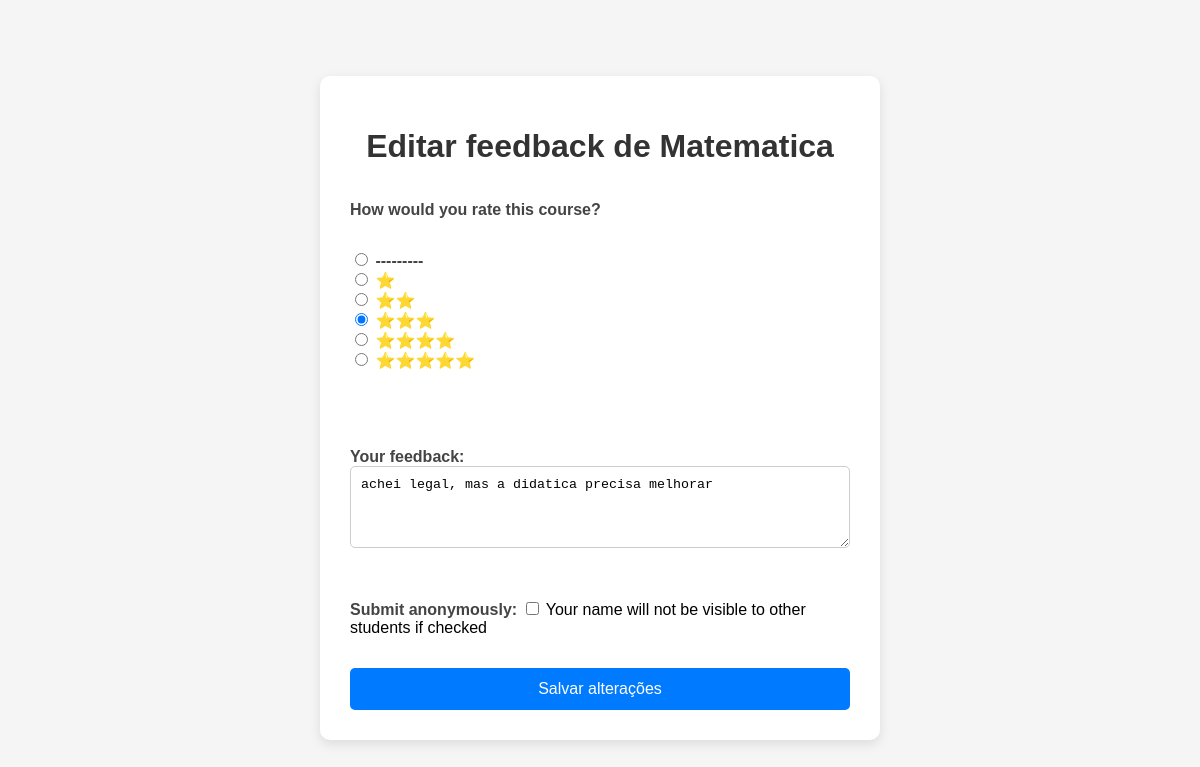
Before: /courses/1/edit-review/ (signed in) with the older database file.
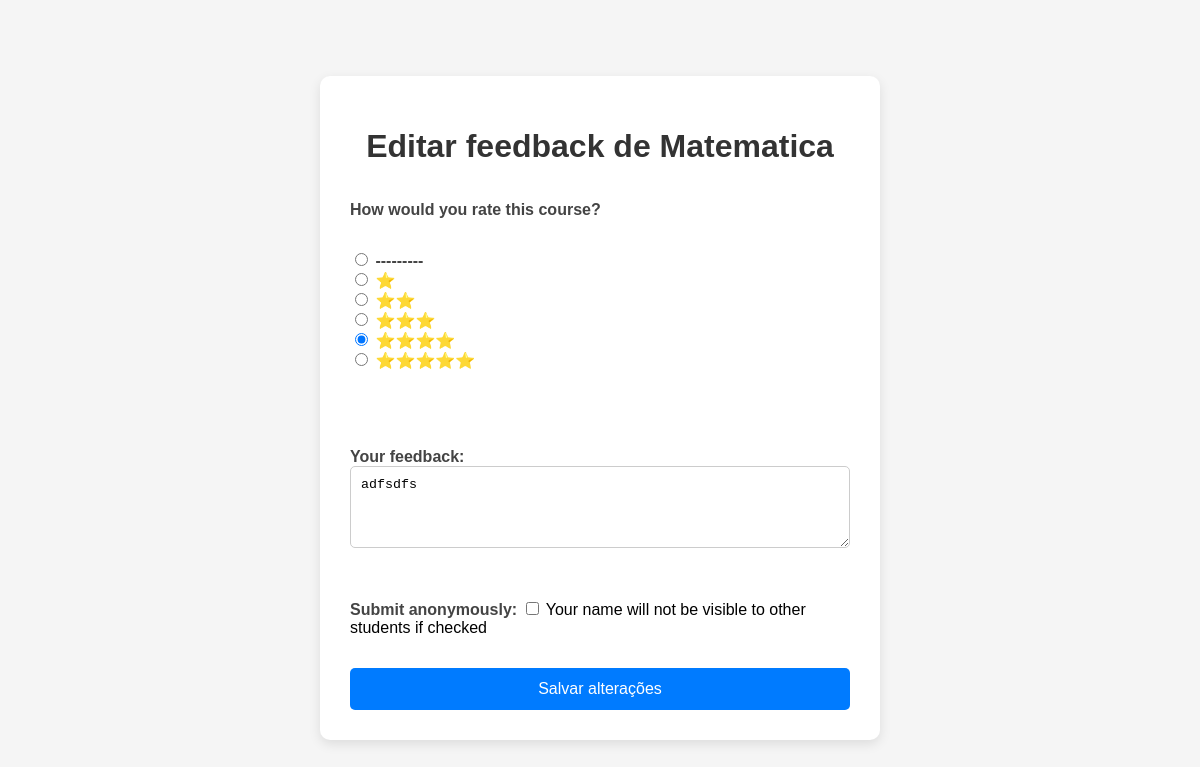
After: the same page with the newer database file.
### avaliacoes/models.py (models this page shows, shortened)
class Review(models.Model):
    RATING_CHOICES = [
        (1, '⭐'),
        (2, '⭐⭐'),
        (3, '⭐⭐⭐'),
        (4, '⭐⭐⭐⭐'),
        (5, '⭐⭐⭐⭐⭐'),
    ]
    course = models.ForeignKey(Course, on_delete=models.CASCADE)
    student = models.ForeignKey(User, on_delete=models.CASCADE)
    rating = models.IntegerField(choices=RATING_CHOICES)
    feedback = models.TextField(blank=True)
    anonymous = models.BooleanField(default=False)
    date_submitted = models.DateTimeField(auto_now_add=True)
    class Meta:
        unique_together = ('course', 'student')
        ordering = ['-date_submitted']

### avaliacoes/views.py (the view)
# urls.py: path('courses/<int:course_id>/edit-review/', views.edit_review, name='edit_review'),
@login_required
def edit_review(request, course_id):
    review = get_object_or_404(Review, course_id=course_id, student=request.user)
    if request.method == 'POST':
        form = ReviewForm(request.POST, instance=review)
        if form.is_valid():
            form.save()
            messages.success(request, 'Your review has been updated successfully!')
            return redirect('course_detail', course_id=course_id)
    else:
        form = ReviewForm(instance=review)
    context = {
        'form': form,
        'course': review.course,
        'page_title': f'Edit Review for {review.course.title}'
    }
    return render(request, 'edit_review.html', context)

### avaliacoes/forms.py
class ReviewForm(forms.ModelForm):
    class Meta:
        model = Review
        fields = ['rating', 'feedback', 'anonymous']
        widgets = {
            'rating': forms.RadioSelect(),
            'feedback': forms.Textarea(attrs={
                'rows': 4,
                'placeholder': 'Share your experience with this course...'
            }),
        }
        labels = {
            'rating': 'How would you rate this course?',
            'feedback': 'Your feedback',
            'anonymous': 'Submit anonymously'
        }
        help_texts = {
            'anonymous': 'Your name will not be visible to other students if checked'
        }

### avaliacoes/templates/edit_review.html (shortened to what this page needs)
<!DOCTYPE html>
<html lang="pt-br">
  <head>
  </head>
  <body>
    <div class="container">
      <h1>Editar feedback de {{ course.title }}</h1>
      <form method="post">
        {% csrf_token %} {{ form.as_p }}
        <button type="submit">Salvar alterações</button>
      </form>
    </div>
  </body>
</html>

Changed rows visible on the page:
removed Review: rating "☐ --------- ☐ ⭐ ☐ ⭐⭐ ☑ ⭐⭐⭐ ☐ ⭐⭐⭐⭐ ☐ ⭐⭐⭐⭐⭐", feedback "achei legal, mas a didatica precisa melhorar"
added Review: rating "☐ --------- ☐ ⭐ ☐ ⭐⭐ ☐ ⭐⭐⭐ ☑ ⭐⭐⭐⭐ ☐ ⭐⭐⭐⭐⭐", feedback "adfsdfs"
